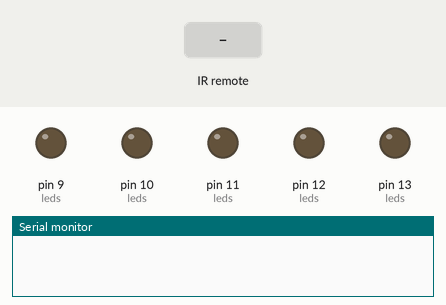
Recording of a sketch running on a simulated Arduino Uno, built with avr-gcc and run on an emulated ATmega328P. On the bench: output pins drawn as LEDs (lit = HIGH), the last lines printed to the serial monitor. Inputs (shaded band) come from the test bench.

Above: at 1.2 s.
1.3 s: infrared code 0xE0E040BF received
At 2.5 s:
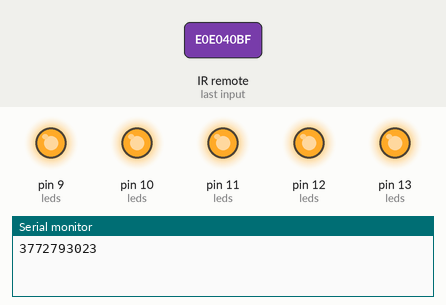
Timing chart, 0 to 4.3 s (numbered marks = the images above; inputs shaded):
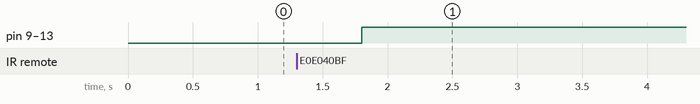

The sketch:

ir_control.ino
```cpp
#include <IRremote.h>
#include <IRremoteInt.h>

//#include<iostream.h>
int RECV_PIN = 3; //declared for receiving pulses
int c = 0;        // declared if you want to control with a single button
IRrecv irrecv(RECV_PIN);
bool on = false;
decode_results results;

class Led
{

public:
  int pin;
  unsigned long ir_code;
  bool isOn;
  Led(int pin, unsigned long ir_code)
  {
    this->pin = pin;
    this->ir_code = ir_code;
    this->isOn = false;
  }
};

Led leds[] = {Led(13, 3772784863), Led(12, 3772817503), Led(11, 3772801183), Led(10, 3772780783), Led(9, 3772813423)};

void setup()
{
  pinMode(9, OUTPUT);
  pinMode(10, OUTPUT);
  pinMode(11, OUTPUT);
  pinMode(12, OUTPUT);
  pinMode(13, OUTPUT);

  Serial.begin(9600);
  irrecv.enableIRIn();
  //  Serial.println(led1.ir_code);
  // Start the receiver
}

void loop()
{

  if (irrecv.decode(&results))
  {
    if (leds[0].isOn == true || leds[1].isOn == true || leds[2].isOn == true || leds[3].isOn == true || leds[4].isOn == true)
    {
      on = true;
    }
    else if (leds[0].isOn == false && leds[1].isOn == false && leds[2].isOn == false && leds[3].isOn == false && leds[4].isOn == false)
    {
      on = false;
    }

    Serial.println(results.value);
    delay(500);
    irrecv.resume();

    for (int i = 0; i < 5; i++)
    {
      if (results.value == leds[i].ir_code)
      {

        if (leds[i].isOn == false)
        {
          digitalWrite(leds[i].pin, HIGH);
          leds[i].isOn = true;
        }

        else
        {
          digitalWrite(leds[i].pin, LOW);
          leds[i].isOn = false;
        }
      }
    };

    if (results.value == 3772793023)
    {
      if (on)
      {
        for (int i = 0; i < 5; i++)
        {
          digitalWrite(leds[i].pin, LOW);
          leds[i].isOn = false;
        };
      }

      else
      {
        for (int i = 0; i < 5; i++)
        {
          digitalWrite(leds[i].pin, HIGH);
          leds[i].isOn = true;
        };
      }
    }
  }
}
```

Measured:
- after the input at 1.3 s, pin 9 (leds), pin 10 (leds), pin 11 (leds), pin 12 (leds), pin 13 (leds): LOW → HIGH after 0.50 s
